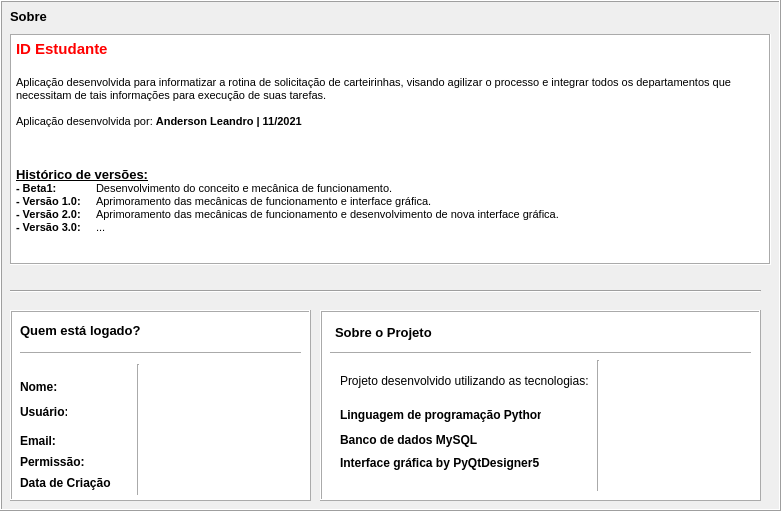
   <widget class="QFrame" name="about_app">
    <property name="geometry">
     <rect>
      <x>10</x>
      <y>119</y>
      <width>781</width>
      <height>511</height>
     </rect>
    </property>
    <property name="frameShape">
     <enum>QFrame::Box</enum>
    </property>
    <property name="frameShadow">
     <enum>QFrame::Raised</enum>
    </property>
    <widget class="QLabel" name="label_13">
     <property name="geometry">
      <rect>
       <x>10</x>
       <y>10</y>
       <width>47</width>
       <height>13</height>
      </rect>
     </property>
     <property name="font">
      <font>
       <pointsize>10</pointsize>
       <weight>75</weight>
       <bold>true</bold>
      </font>
     </property>
     <property name="text">
      <string>Sobre</string>
     </property>
    </widget>
    <widget class="QTextBrowser" name="textBrowser">
     <property name="geometry">
      <rect>
       <x>10</x>
       <y>34</y>
       <width>761</width>
       <height>231</height>
      </rect>
     </property>
     <property name="styleSheet">
      <string notr="true">background-color: rgb(255, 255, 255);</string>
     </property>
     <property name="frameShape">
      <enum>QFrame::Box</enum>
     </property>
     <property name="html">
      <string>&lt;!DOCTYPE HTML PUBLIC &quot;-//W3C//DTD HTML 4.0//EN&quot; &quot;http://www.w3.org/TR/REC-html40/strict.dtd&quot;&gt;
&lt;html&gt;&lt;head&gt;&lt;meta name=&quot;qrichtext&quot; content=&quot;1&quot; /&gt;&lt;style type=&quot;text/css&quot;&gt;
p, li { white-space: pre-wrap; }
&lt;/style&gt;&lt;/head&gt;&lt;body style=&quot; font-family:'MS Shell Dlg 2'; font-size:8.25pt; font-weight:400; font-style:normal;&quot;&gt;
&lt;p style=&quot; margin-top:0px; margin-bottom:0px; margin-left:0px; margin-right:0px; -qt-block-indent:0; text-indent:0px;&quot;&gt;&lt;span style=&quot; font-size:11pt; font-weight:600; color:#ff0000;&quot;&gt;ID Estudante&lt;/span&gt;&lt;/p&gt;
&lt;p style=&quot;-qt-paragraph-type:empty; margin-top:0px; margin-bottom:0px; margin-left:0px; margin-right:0px; -qt-block-indent:0; text-indent:0px; font-size:11pt; font-weight:600; color:#ff0000;&quot;&gt;&lt;br /&gt;&lt;/p&gt;
&lt;p style=&quot; margin-top:0px; margin-bottom:0px; margin-left:0px; margin-right:0px; -qt-block-indent:0; text-indent:0px;&quot;&gt;&lt;span style=&quot; font-size:8pt; color:#000000;&quot;&gt;Aplicação desenvolvida para informatizar a rotina de solicitação de carteirinhas, visando agilizar o processo e integrar todos os departamentos que necessitam de tais informações para execução de suas tarefas.&lt;/span&gt;&lt;/p&gt;
&lt;p style=&quot;-qt-paragraph-type:empty; margin-top:0px; margin-bottom:0px; margin-left:0px; margin-right:0px; -qt-block-indent:0; text-indent:0px; font-size:8pt; color:#000000;&quot;&gt;&lt;br /&gt;&lt;/p&gt;
&lt;p style=&quot; margin-top:0px; margin-bottom:0px; margin-left:0px; margin-right:0px; -qt-block-indent:0; text-indent:0px;&quot;&gt;&lt;span style=&quot; font-size:8pt; color:#000000;&quot;&gt;Aplicação desenvolvida por: &lt;/span&gt;&lt;span style=&quot; font-size:8pt; font-weight:600; color:#000000;&quot;&gt;Anderson Leandro | 11/2021&lt;/span&gt;&lt;/p&gt;
&lt;p style=&quot;-qt-paragraph-type:empty; margin-top:0px; margin-bottom:0px; margin-left:0px; margin-right:0px; -qt-block-indent:0; text-indent:0px; font-size:8pt; font-weight:600; color:#000000;&quot;&gt;&lt;br /&gt;&lt;/p&gt;
&lt;p style=&quot;-qt-paragraph-type:empty; margin-top:0px; margin-bottom:0px; margin-left:0px; margin-right:0px; -qt-block-indent:0; text-indent:0px; font-size:8pt; font-weight:600; color:#000000;&quot;&gt;&lt;br /&gt;&lt;/p&gt;
&lt;p style=&quot;-qt-paragraph-type:empty; margin-top:0px; margin-bottom:0px; margin-left:0px; margin-right:0px; -qt-block-indent:0; text-indent:0px; font-size:8pt; font-weight:600; color:#000000;&quot;&gt;&lt;br /&gt;&lt;/p&gt;
&lt;p style=&quot; margin-top:0px; margin-bottom:0px; margin-left:0px; margin-right:0px; -qt-block-indent:0; text-indent:0px;&quot;&gt;&lt;span style=&quot; font-size:10pt; font-weight:600; text-decoration: underline; color:#000000;&quot;&gt;Histórico de versões:&lt;/span&gt;&lt;/p&gt;
&lt;p style=&quot; margin-top:0px; margin-bottom:0px; margin-left:0px; margin-right:0px; -qt-block-indent:0; text-indent:0px;&quot;&gt;&lt;span style=&quot; font-size:8pt; font-weight:600; color:#000000;&quot;&gt;- Beta1:	&lt;/span&gt;&lt;span style=&quot; font-size:8pt; color:#000000;&quot;&gt;Desenvolvimento do conceito e mecânica de funcionamento.&lt;/span&gt;&lt;/p&gt;
&lt;p style=&quot; margin-top:0px; margin-bottom:0px; margin-left:0px; margin-right:0px; -qt-block-indent:0; text-indent:0px;&quot;&gt;&lt;span style=&quot; font-size:8pt; font-weight:600; color:#000000;&quot;&gt;- Versão 1.0: 	&lt;/span&gt;&lt;span style=&quot; font-size:8pt; color:#000000;&quot;&gt;Aprimoramento das mecânicas de funcionamento e interface gráfica.&lt;/span&gt;&lt;/p&gt;
&lt;p style=&quot; margin-top:0px; margin-bottom:0px; margin-left:0px; margin-right:0px; -qt-block-indent:0; text-indent:0px;&quot;&gt;&lt;span style=&quot; font-size:8pt; font-weight:600; color:#000000;&quot;&gt;- Versão 2.0: 	&lt;/span&gt;&lt;span style=&quot; font-size:8pt; color:#000000;&quot;&gt;Aprimoramento das mecânicas de funcionamento e desenvolvimento de nova interface gráfica.&lt;/span&gt;&lt;/p&gt;
&lt;p style=&quot; margin-top:0px; margin-bottom:0px; margin-left:0px; margin-right:0px; -qt-block-indent:0; text-indent:0px;&quot;&gt;&lt;span style=&quot; font-size:8pt; font-weight:600; color:#000000;&quot;&gt;- Versão 3.0:&lt;/span&gt;&lt;span style=&quot; font-size:8pt; color:#000000;&quot;&gt;	...&lt;/span&gt;&lt;/p&gt;
&lt;p style=&quot;-qt-paragraph-type:empty; margin-top:0px; margin-bottom:0px; margin-left:0px; margin-right:0px; -qt-block-indent:0; text-indent:0px; font-size:8pt; color:#000000;&quot;&gt;&lt;br /&gt;&lt;/p&gt;&lt;/body&gt;&lt;/html&gt;</string>
     </property>
    </widget>
    <widget class="QFrame" name="frame_6">
     <property name="geometry">
      <rect>
       <x>10</x>
       <y>310</y>
       <width>301</width>
       <height>191</height>
      </rect>
     </property>
     <property name="styleSheet">
      <string notr="true">background-color: rgb(255, 255, 255);</string>
     </property>
     <property name="frameShape">
      <enum>QFrame::Box</enum>
     </property>
     <property name="frameShadow">
      <enum>QFrame::Raised</enum>
     </property>
     <widget class="QLabel" name="label_45">
      <property name="geometry">
       <rect>
        <x>10</x>
        <y>12</y>
        <width>131</width>
        <height>16</height>
       </rect>
      </property>
      <property name="font">
       <font>
        <pointsize>10</pointsize>
        <weight>75</weight>
        <bold>true</bold>
       </font>
      </property>
      <property name="text">
       <string>Quem está logado?</string>
      </property>
     </widget>
     <widget class="QLabel" name="label_46">
      <property name="geometry">
       <rect>
        <x>10</x>
        <y>70</y>
        <width>47</width>
        <height>13</height>
       </rect>
      </property>
      <property name="font">
       <font>
        <weight>75</weight>
        <bold>true</bold>
       </font>
      </property>
      <property name="text">
       <string>Nome:</string>
      </property>
     </widget>
     <widget class="QLabel" name="label_47">
      <property name="geometry">
       <rect>
        <x>10</x>
        <y>95</y>
        <width>47</width>
        <height>13</height>
       </rect>
      </property>
      <property name="font">
       <font>
        <weight>75</weight>
        <bold>true</bold>
       </font>
      </property>
      <property name="text">
       <string>Usuário:</string>
      </property>
     </widget>
     <widget class="QLabel" name="label_48">
      <property name="geometry">
       <rect>
        <x>10</x>
        <y>124</y>
        <width>47</width>
        <height>13</height>
       </rect>
      </property>
      <property name="font">
       <font>
        <weight>75</weight>
        <bold>true</bold>
       </font>
      </property>
      <property name="text">
       <string>Email:</string>
      </property>
     </widget>
     <widget class="QLabel" name="label_49">
      <property name="geometry">
       <rect>
        <x>10</x>
        <y>165</y>
        <width>91</width>
        <height>16</height>
       </rect>
      </property>
      <property name="font">
       <font>
        <weight>75</weight>
        <bold>true</bold>
       </font>
      </property>
      <property name="text">
       <string>Data de Criação:</string>
      </property>
     </widget>
     <widget class="Line" name="line_18">
      <property name="geometry">
       <rect>
        <x>10</x>
        <y>35</y>
        <width>281</width>
        <height>16</height>
       </rect>
      </property>
      <property name="orientation">
       <enum>Qt::Horizontal</enum>
      </property>
     </widget>
     <widget class="QLabel" name="label_50">
      <property name="geometry">
       <rect>
        <x>150</x>
        <y>70</y>
        <width>121</width>
        <height>16</height>
       </rect>
      </property>
      <property name="text">
       <string/>
      </property>
     </widget>
     <widget class="QLabel" name="label_51">
      <property name="geometry">
       <rect>
        <x>150</x>
        <y>95</y>
        <width>121</width>
        <height>16</height>
       </rect>
      </property>
      <property name="styleSheet">
       <string notr="true">color: rgb(255, 0, 0);</string>
      </property>
      <property name="text">
       <string/>
      </property>
     </widget>
     <widget class="QLabel" name="label_52">
      <property name="geometry">
       <rect>
        <x>150</x>
        <y>123</y>
        <width>131</width>
        <height>16</height>
       </rect>
      </property>
      <property name="text">
       <string/>
      </property>
     </widget>
     <widget class="QLabel" name="label_53">
      <property name="geometry">
       <rect>
        <x>150</x>
        <y>167</y>
        <width>131</width>
        <height>16</height>
       </rect>
      </property>
      <property name="text">
       <string/>
      </property>
     </widget>
     <widget class="Line" name="line_19">
      <property name="geometry">
       <rect>
        <x>120</x>
        <y>54</y>
        <width>16</width>
        <height>131</height>
       </rect>
      </property>
      <property name="orientation">
       <enum>Qt::Vertical</enum>
      </property>
     </widget>
     <widget class="QLabel" name="label_62">
      <property name="geometry">
       <rect>
        <x>10</x>
        <y>144</y>
        <width>81</width>
        <height>16</height>
       </rect>
      </property>
      <property name="font">
       <font>
        <weight>75</weight>
        <bold>true</bold>
       </font>
      </property>
      <property name="text">
       <string>Permissão:</string>
      </property>
     </widget>
     <widget class="QLabel" name="label_63">
      <property name="geometry">
       <rect>
        <x>150</x>
        <y>146</y>
        <width>131</width>
        <height>16</height>
       </rect>
      </property>
      <property name="text">
       <string/>
      </property>
     </widget>
    </widget>
    <widget class="Line" name="line_17">
     <property name="geometry">
      <rect>
       <x>10</x>
       <y>281</y>
       <width>751</width>
       <height>20</height>
      </rect>
     </property>
     <property name="orientation">
      <enum>Qt::Horizontal</enum>
     </property>
    </widget>
    <widget class="QFrame" name="frame_7">
     <property name="geometry">
      <rect>
       <x>320</x>
       <y>310</y>
       <width>441</width>
       <height>191</height>
      </rect>
     </property>
     <property name="styleSheet">
      <string notr="true">background-color: rgb(255, 255, 255);</string>
     </property>
     <property name="frameShape">
      <enum>QFrame::Box</enum>
     </property>
     <property name="frameShadow">
      <enum>QFrame::Raised</enum>
     </property>
     <widget class="QLabel" name="label_54">
      <property name="geometry">
       <rect>
        <x>20</x>
        <y>63</y>
        <width>261</width>
        <height>16</height>
       </rect>
      </property>
      <property name="font">
       <font>
        <pointsize>9</pointsize>
       </font>
      </property>
      <property name="text">
       <string>Projeto desenvolvido utilizando as tecnologias:</string>
      </property>
     </widget>
     <widget class="QLabel" name="label_55">
      <property name="geometry">
       <rect>
        <x>20</x>
        <y>97</y>
        <width>201</width>
        <height>16</height>
       </rect>
      </property>
      <property name="font">
       <font>
        <weight>75</weight>
        <bold>true</bold>
       </font>
      </property>
      <property name="text">
       <string>Linguagem de programação Python 3</string>
      </property>
     </widget>
     <widget class="QLabel" name="label_56">
      <property name="geometry">
       <rect>
        <x>20</x>
        <y>122</y>
        <width>181</width>
        <height>16</height>
       </rect>
      </property>
      <property name="font">
       <font>
        <weight>75</weight>
        <bold>true</bold>
       </font>
      </property>
      <property name="text">
       <string>Banco de dados MySQL</string>
      </property>
     </widget>
     <widget class="QLabel" name="label_57">
      <property name="geometry">
       <rect>
        <x>20</x>
        <y>145</y>
        <width>211</width>
        <height>16</height>
       </rect>
      </property>
      <property name="font">
       <font>
        <weight>75</weight>
        <bold>true</bold>
       </font>
      </property>
      <property name="text">
       <string>Interface gráfica by PyQtDesigner5</string>
      </property>
     </widget>
     <widget class="Line" name="line_20">
      <property name="geometry">
       <rect>
        <x>10</x>
        <y>35</y>
        <width>421</width>
        <height>16</height>
       </rect>
      </property>
      <property name="orientation">
       <enum>Qt::Horizontal</enum>
      </property>
     </widget>
     <widget class="QLabel" name="label_58">
      <property name="geometry">
       <rect>
        <x>15</x>
        <y>14</y>
        <width>131</width>
        <height>16</height>
       </rect>
      </property>
      <property name="font">
       <font>
        <pointsize>10</pointsize>
        <weight>75</weight>
        <bold>true</bold>
       </font>
      </property>
      <property name="text">
       <string>Sobre o Projeto</string>
      </property>
     </widget>
     <widget class="Line" name="line_21">
      <property name="geometry">
       <rect>
        <x>270</x>
        <y>50</y>
        <width>16</width>
        <height>131</height>
       </rect>
      </property>
      <property name="orientation">
       <enum>Qt::Vertical</enum>
      </property>
     </widget>
     <widget class="QLabel" name="label_59">
      <property name="geometry">
       <rect>
        <x>291</x>
        <y>50</y>
        <width>71</width>
        <height>71</height>
       </rect>
      </property>
      <property name="text">
       <string/>
      </property>
      <property name="pixmap">
       <pixmap>Logopy-color2.png</pixmap>
      </property>
     </widget>
     <widget class="QLabel" name="label_60">
      <property name="geometry">
       <rect>
        <x>364</x>
        <y>60</y>
        <width>61</width>
        <height>41</height>
       </rect>
      </property>
      <property name="text">
       <string/>
      </property>
      <property name="pixmap">
       <pixmap>mysql-color1 - Copy.png</pixmap>
      </property>
     </widget>
     <widget class="QLabel" name="label_61">
      <property name="geometry">
       <rect>
        <x>335</x>
        <y>119</y>
        <width>51</width>
        <height>51</height>
       </rect>
      </property>
      <property name="text">
       <string/>
      </property>
      <property name="pixmap">
       <pixmap>interface.png</pixmap>
      </property>
      <property name="scaledContents">
       <bool>true</bool>
      </property>
     </widget>
    </widget>
   </widget>
